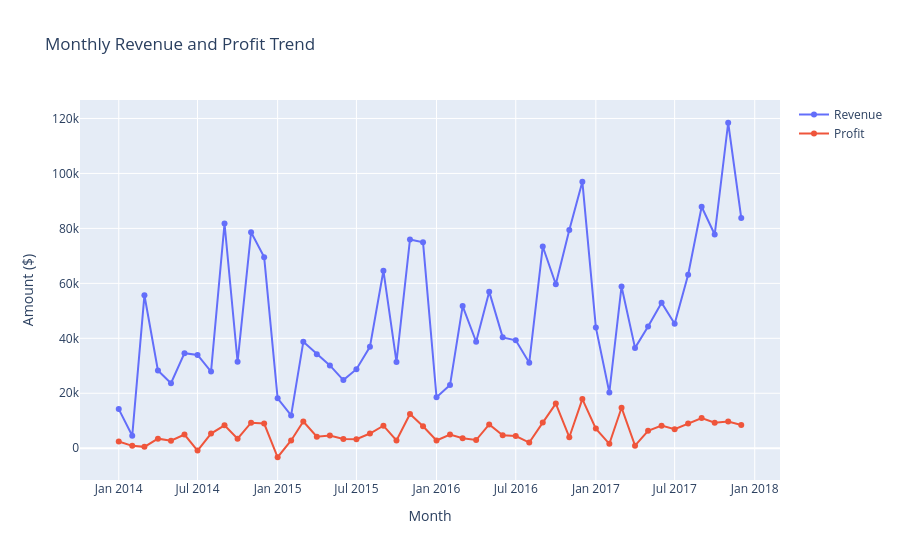

Notebook source saved alongside this figure:
### Markdown cell above
# Monthly Performance

### Code cell
fig = go.Figure()

fig.add_trace(go.Scatter(
    x=monthly_df["month"],
    y=monthly_df["revenue"],
    mode="lines+markers",
    name="Revenue"
))

fig.add_trace(go.Scatter(
    x=monthly_df["month"],
    y=monthly_df["profit"],
    mode="lines+markers",
    name="Profit"
))

fig.update_layout(
    title="Monthly Revenue and Profit Trend",
    xaxis_title="Month",
    yaxis_title="Amount ($)",
    hovermode="x unified"
)

fig.show()
